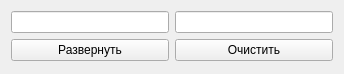
<?xml version="1.0" encoding="UTF-8"?>
<ui version="4.0">
 <class>Form</class>
 <widget class="QWidget" name="Form">
  <property name="geometry">
   <rect>
    <x>0</x>
    <y>0</y>
    <width>344</width>
    <height>74</height>
   </rect>
  </property>
  <property name="windowTitle">
   <string>Form</string>
  </property>
  <layout class="QVBoxLayout" name="verticalLayout">
   <item>
    <layout class="QHBoxLayout" name="horizontalLayout_2">
     <item>
      <widget class="QLineEdit" name="lineEditInput"/>
     </item>
     <item>
      <widget class="QLineEdit" name="lineEditMirror"/>
     </item>
    </layout>
   </item>
   <item>
    <layout class="QHBoxLayout" name="horizontalLayout">
     <item>
      <widget class="QPushButton" name="pushButtonMirror">
       <property name="text">
        <string>Развернуть</string>
       </property>
      </widget>
     </item>
     <item>
      <widget class="QPushButton" name="pushButtonClear">
       <property name="text">
        <string>Очистить</string>
       </property>
      </widget>
     </item>
    </layout>
   </item>
  </layout>
 </widget>
 <resources/>
 <connections/>
</ui>
